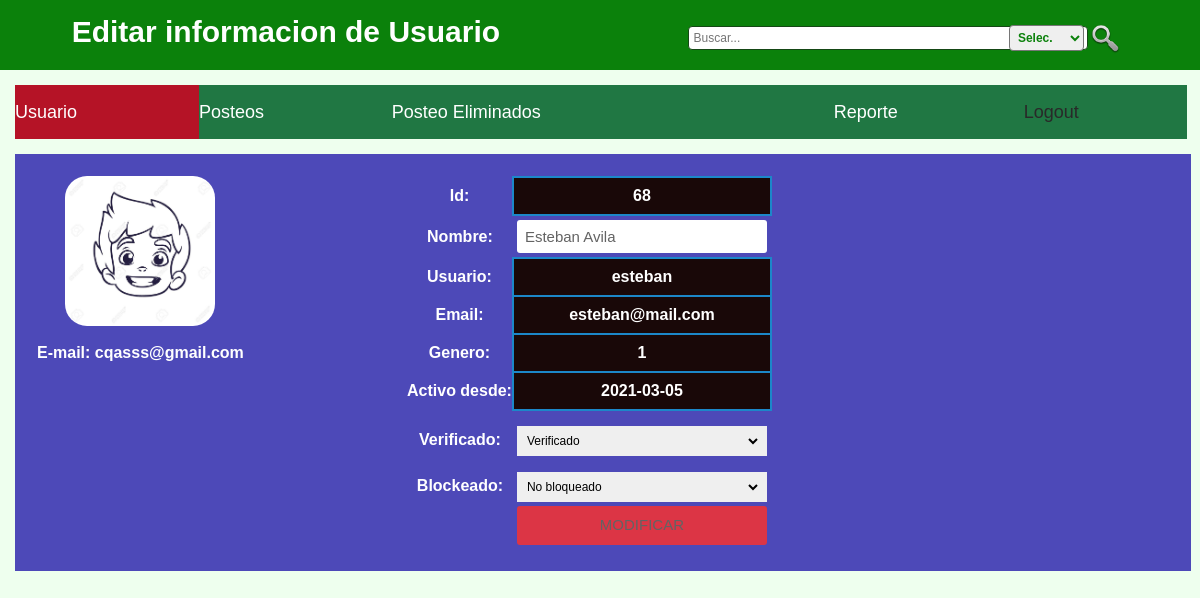
/Admin/editUsers.php?user=esteban (signed in), run on the app's committed database.
### tables this page shows
CREATE TABLE IF NOT EXISTS `users` (
  `id` int(11) NOT NULL AUTO_INCREMENT,
  `first_name` varchar(255) NOT NULL,
  `username` varchar(255) NOT NULL,
  `email` varchar(255) NOT NULL,
  `password` varchar(500) NOT NULL,
  `gender` varchar(7) NOT NULL,
  `fechNac` date NOT NULL,
  `country` varchar(255) NOT NULL DEFAULT 'S/D',
  `city` text,
  `hometown` text,
  `sign_up_date` date NOT NULL,
  `activated` enum('0','1') NOT NULL DEFAULT '1',
  `blocked_user` enum('0','1') NOT NULL DEFAULT '0',
  `bio` text,
  `queote` text,
  `foto_perfil` varchar(100) DEFAULT NULL,
  `cover_pic` text,
  `mobile` varchar(15) NOT NULL DEFAULT 'S/D',
  `pub_email` varchar(255) NOT NULL DEFAULT 'S/D',
  `company` text,
  `position` text,
  `school` text,
  `concentration` text,
  `verify_id` varchar(3) NOT NULL DEFAULT 'no',
  `chatOnlineTime` timestamp NOT NULL DEFAULT CURRENT_TIMESTAMP,
  `pregunta` varchar(100) NOT NULL,
  PRIMARY KEY (`id`,`username`)
);

### Admin/editUsers.php (the view, shortened to what this page needs)
<?php
    include "conn/connect.php";
    if (isset($_GET['user']))
    {
            $username = $_GET['user'];
			$query = "SELECT * FROM users WHERE username= ?";
			$stmtQ = $mysqli->prepare($query);
            $stmtQ->bind_param('s', $username);
            $stmtQ->execute();
            $run = $stmtQ->get_result();
			while ($row = $run->fetch_assoc())
            {
				$id = $row['id'];
				$fullname = $row['first_name'];
				$username = $row['username'];
				$email = $row['email'];
                $mailPub = $row['pub_email'];
				$gender = $row['gender'];
				$signupdate = $row['sign_up_date'];
				$verified = $row['verify_id'];
				$blocked = $row['blocked_user'];
				$profile_pic_db = $row['foto_perfil'];
				if ($profile_pic_db == "")
                {
					$profile_pic = "../img/default_propic.png";
				}
                else
                {
					$profile_pic = "../userdata/profile_pics/".$profile_pic_db;
				}
			}
		}
?>
<!DOCTYPE html>
<html>
<head>
    <link href="https://cdn.jsdelivr.net/npm/bootstrap@5.0.0-beta2/dist/css/bootstrap.min.css" rel="stylesheet">
    <link rel="stylesheet" type="text/css" href="adminStyle.css">
    <link rel="stylesheet" type="text/css" href="../css/header.css">
</head>
<body>
    <div class="main">
        <table class="adminHeader">
            <tr>
                <th>
                    <a href="index.php">
                        <h1>Editar informacion de Usuario</h1>
                    </a>
                </th>
                <th class="search">
                    <form action="search.php" method="get">
                        <input type="text" id="search" name="keywords" placeholder="Buscar..." />
                        <select name="topic" class="search_topic">
                            <option>Selec.</option>
                        </select>
                        <button type="submit" name="search"><img src="../img/search.png" style="margin: 0 0 -12px 1px; padding: 0;" height="33" width="33"></button>
                    </form>
                </th>
            </tr>
        </table>
        <table class="adminmenu">
            <tr>
                <th style="background-color: #b51326;"><a href="users.php">
                        <h1>Usuario</h1>
                    </a></th>
                <th><a href="posts.php">
                        <h1>Posteos</h1>
                    </a></th>
                <th><a href="postEliminados.php">
                        <h1>Posteo Eliminados</h1>
                    </a></th>
                <th><a href="report.php">
                        <h1>Reporte</h1>
                    </a></th>
                <th><a href="logout.php">
                        <h1 style="color: #292929;">Logout</h1>
                    </a></th>
            </tr>
        </table>
        <ul style="background-color: #4d49b8;" class="userinfo">
            <form method="POST" action="editUsers.php?user=<?php echo $username; ?>" enctype="multipart/form-data" style="padding: 22px;">
                <div>
                    <table class="edituserdata" style="float: left;">
                        <tr>
                            <td>
                                <img src="<?php echo $profile_pic; ?>" style="height: 150px; width: 150px; border-radius: 22px;" />
                            </td>
                        </tr>
                        <tr>
                            <td><br></td>
                        </tr>
                        <tr>
                            <td>E-mail: <?php echo $mailPub; ?></td>
                        </tr>
                    </table>
                </div>
                <div style="margin-left: 370px;">
                    <table class="edituserdata">
                        <tr>
                            <td>Id:</td>
                            <td style="padding: 10px; border: 2px solid #1c87c9; background-color: #190808; text-align: center;"><?php echo $id; ?></td>
                        </tr>
                        <tr>
                            <td>Nombre:</td>
                            <td><input type="text" name="edit_fname" value="<?php echo $fullname; ?>"></td>
                        </tr>
                        <tr>
                            <td>Usuario:</td>
                            <td style="padding: 10px; border: 2px solid #1c87c9; background-color: #190808; text-align: center;"><?php echo $username; ?></td>
                        </tr>
                        <tr>
                            <td>Email:</td>
                            <td style="padding: 10px; border: 2px solid #1c87c9; background-color: #190808; text-align: center;"><?php echo $email; ?></td>
                        </tr>
                        <tr>
                            <td>Genero: </td>
                            <td style="padding: 10px; border: 2px solid #1c87c9; background-color: #190808; text-align: center;"><?php echo $gender; ?></td>
                        </tr>
                        <tr>
                            <td>Activo desde: </td>
                            <td style="padding: 10px; border: 2px solid #1c87c9; background-color: #190808; text-align: center;"><?php echo $signupdate; ?></td>
                        </tr>
                        <tr>
                            <td><br></td>
                        </tr>
                        <tr>
                            <td>Verificado: </td>
                            <td>
                                <select name="edit_verified" style="width:250px; height:30px; border: 6px solid transparent;">
                                    <option <?php if($verified == 'yes'){echo 'selected';} ?> value="yes">Verificado</option>
                                </select>
                            </td>
                        </tr>
                        <tr>
                            <td><br></td>
                        </tr>
                        <tr>
                            <td>Blockeado: </td>
                            <td>
                                <select name="edit_blocked" style="width:250px; height:30px; border: 6px solid transparent;">
                                    <option <?php if($blocked == 0){echo 'selected';} ?> value="0">No bloqueado</option>
                                </select>
                            </td>
                        </tr>
                        <tr>
                            <td></td>
                            <td>
                                <input type="submit" name="updateinfo" class="btn btn-danger" placeholder="Cambiar" value="MODIFICAR" />
                            </td>
                        </tr>
                    </table>
                </div>
            </form>
        </ul>
    </div>
</body>
</html>

### Admin/adminStyle.css (style rules this page uses)
html, body, div, span, applet, object, iframe, h1, h2, h3, h4, h5, h6, p, blockquote, pre, a, abbr, acronym, address, big, cite, code, del, dfn, em, img, ins, kbd, q, s, samp, small, strike, strong, sub, sup, tt, var, b, u, i, center, dl, dt, dd, ol, ul, li, fieldset, form, label, legend, table, caption, tbody, tfoot, thead, tr, th, td, article, aside, canvas, details, embed, figure, figcaption, footer, header, hgroup, menu, nav, output, ruby, section, summary, time, mark, audio, video { margin: 0; padding: 0; border: 0; font-size: 100%; font: inherit; vertical-align: baseline; }
ol, ul { list-style: none; }
table { border-collapse: collapse; border-spacing: 0; }
* { margin: 0px; padding: 0px; }
body, button, input, label, select, td, textarea { font-family: helvetica, arial, sans-serif; font-size: 12px; }
html { height: 100%; }
body { line-height: 1; width: 100%; background-color: #EEFFEE; padding:0px; font-size: 12px; height: 100%; }
div { display: block; }
.main { height: 100%; width: 100%; min-width: 1070px; margin: 0; padding: 0; }
.adminHeader { margin: 0; padding: 0; height: 70px; width: 100%; min-width: 400px; background-color: #0B810B; text-align: center; vertical-align: center; }
.adminHeader h1 { font-size: 30px; font-weight: bold; color: #fff; padding: 17px 0 0 0; }
.adminHeader a { text-decoration: none; }
.adminmenu { height: 40px; background-color: #207743; color: #fff; width: 97.66%; margin: 15px; }
.adminmenu a { font-size: 18px; text-decoration: none; padding: 16px 4px; color: #fff; }
.userinfo { margin: 15px; text-align: center; width: 98%; font-size: 15px; color: #fff; }
.edituserdata td { font-size: 16px; font-weight: bold; color: #fff; }
.edituserdata input { padding: 8px; margin: 4px; border: none; border-radius: 3px; width: 250px; color: #636363; font-size: 15px; }

### css/header.css (style rules this page uses)
html,body,div,span,applet,object,iframe,h1,h2,h3,h4,h5,h6,p,blockquote, pre,a,abbr,acronym,address,big,cite,code,del,dfn,em,img,ins,kbd,q,s,samp, small,strike,strong,sub,sup,tt,var,b,u,i,center,dl,dt,dd,ol,ul,li,fieldset, form,label,legend,table,caption,tbody,tfoot,thead,tr,th,td,article,aside,canvas,details, embed,figure,figcaption,footer,header,hgroup,menu,nav,output, ruby,section,summary,time,mark,audio,video { margin: 0; padding: 0; border: 0; font-size: 100%; font: inherit; vertical-align: baseline; }
ol,ul { list-style: none; }
table { border-collapse: collapse; border-spacing: 0; }
* { margin: 0px; padding: 0px; }
body,button, input,label, select,td, textarea { font-family: helvetica, arial, sans-serif; font-size: 12px; }
html { height: 100%; }
body { line-height: 1; width: 100%; min-width: 975px; background-color: #EEFFEE; padding: 0px; font-size: 12px; }
div { display: block; }
.search input { width: 400px; margin: 10px 0 0 37px; border-radius: 4px; padding: 5px; height: 24px; border: 1px solid #154815; }
.search button { background: none; border: none; }
.search_topic { border-radius: 4px; padding: 4px; font-weight: bold; color: #0B810B; margin-left: -82px; }

### data on the page
users: foto_perfil (picture), pub_email "cqasss@gmail.com", id "68", edit_fname "Esteban Avila", username "esteban", email "esteban@mail.com", gender "1", sign_up_date "2021-03-05", edit_verified "Verificado", edit_blocked "No bloqueado"
